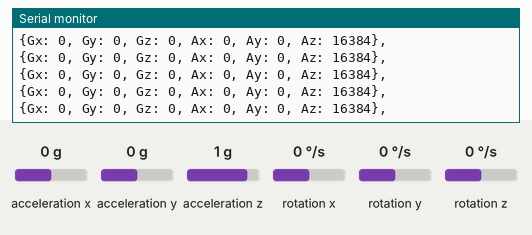
Recording of a sketch running on a simulated Arduino Uno, built with avr-gcc and run on an emulated ATmega328P. On the bench: the last lines printed to the serial monitor. The inputs (shaded band) are chosen by the test bench; at power-on: acceleration x 0 g, acceleration y 0 g, acceleration z 1 g, rotation x 0 °/s, rotation y 0 °/s, rotation z 0 °/s.

Above: at 1.2 s.
1.3 s: acceleration x set to -1.4 g
At 1.41 s:
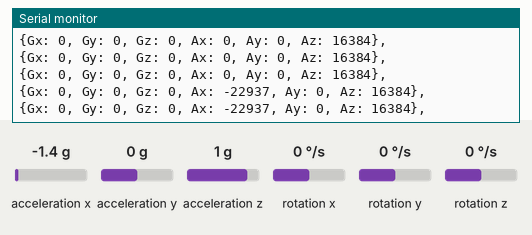
4.3 s: acceleration y set to -1.4 g
At 4.38 s:
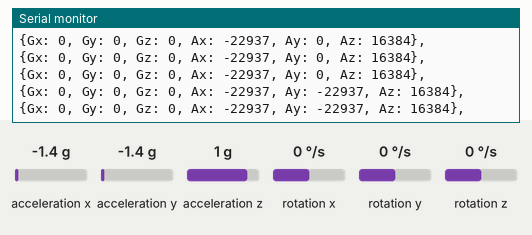
7.3 s: acceleration z set to -1.4 g
At 7.33 s:
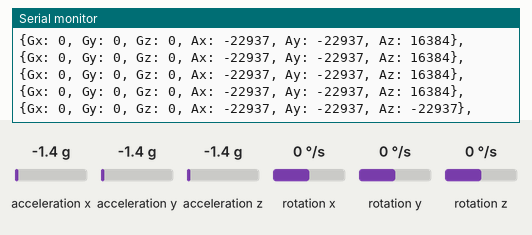
10.3 s: rotation x set to -192 °/s
At 10.38 s:
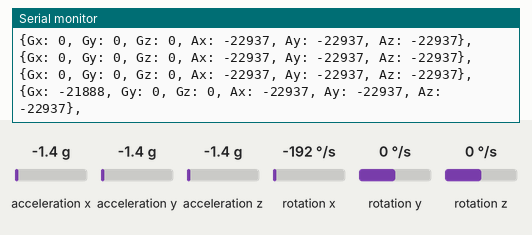
13.3 s: rotation y set to -192 °/s
At 13.43 s:
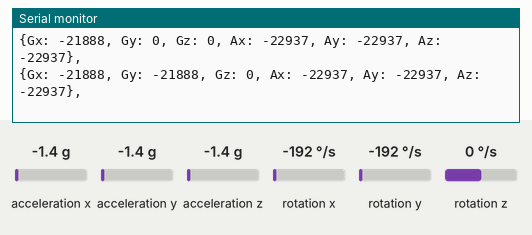
16.3 s: rotation z set to -192 °/s
At 16.41 s:
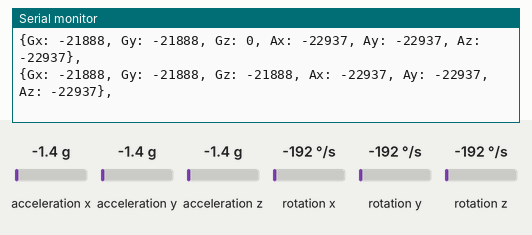

Measured:
- after the input at 1.3 s, the serial monitor: prints a new line at once (image 1)
- after the input at 4.3 s, the serial monitor: prints a new line at once (image 2)
- after the input at 7.3 s, the serial monitor: prints a new line at once (image 3)
- after the input at 10.3 s, the serial monitor: prints a new line at once (image 4)
- after the input at 13.3 s, the serial monitor: prints a new line after 0.06 s (image 5)
- after the input at 16.3 s, the serial monitor: prints a new line after 0.05 s (image 6)

The sketch:

sketch_sep10a.ino
```cpp
/*
You need libraries:
l3g-arduino-3.0.0
lsm-arduino-3.0.1
*/

#include <Wire.h>
#include <L3G.h>
#include <LSM303.h>

L3G gyro;
LSM303 compass;

char report[80];

void setup() {
  Serial.begin(9600);
  Wire.begin();

  if (!gyro.init())
  {
    Serial.println("Failed to autodetect gyro type!");
    while (1);
  }

  gyro.enableDefault();

  compass.init();
  compass.enableDefault();
}

void loop() {
  gyro.read();
  compass.read();

  snprintf(report, sizeof(report),
    "{Gx: %d, Gy: %d, Gz: %d, Ax: %d, Ay: %d, Az: %d},",
    gyro.g.x, gyro.g.y, gyro.g.z,
    compass.a.x, compass.a.y, compass.a.z);

  Serial.println(report);
  delay(50);
}
```
